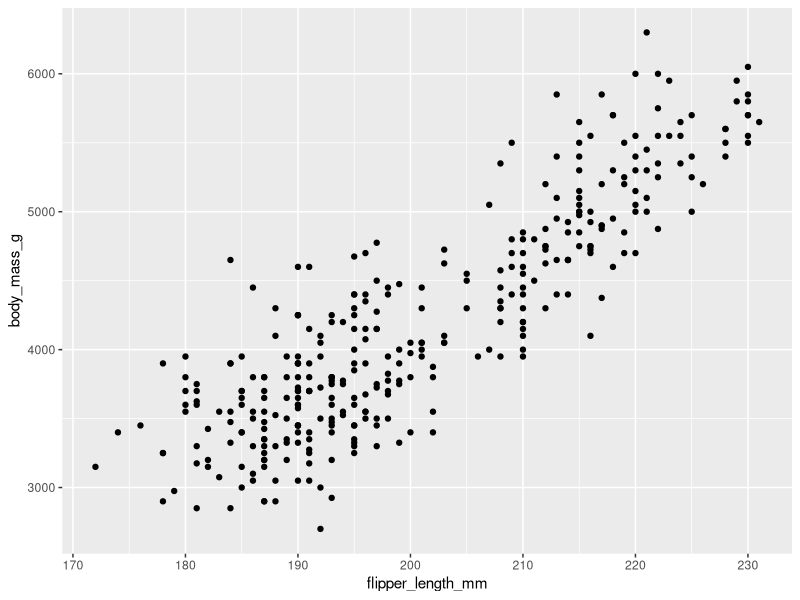
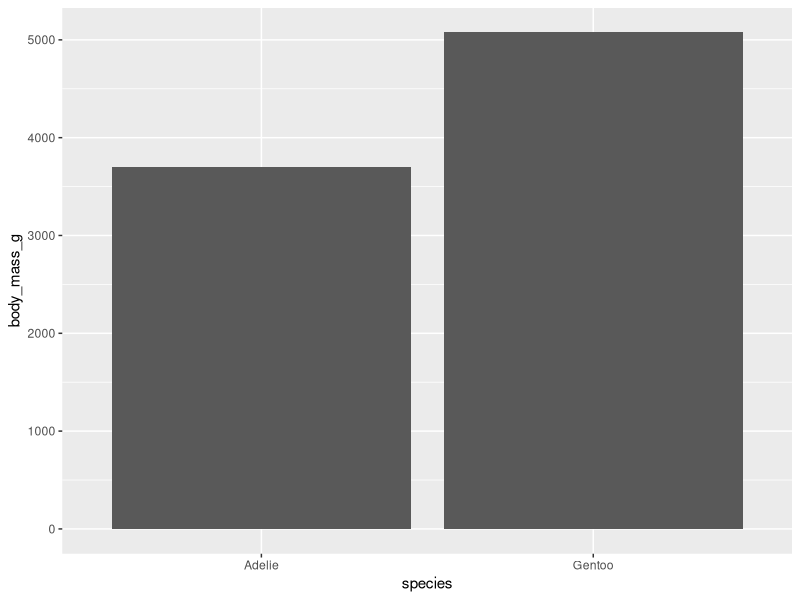

Generate these figures, in order, with R:
## ---- chunk 1
library(tidyverse)
library(broom)
library(knitr)
library(here)
library(palmerpenguins)
## ---- chunk 2
penguins %>%
  ggplot(aes(x=flipper_length_mm, y=body_mass_g)) +
  geom_point()
## ---- chunk 3
penguins %>%
  lm(body_mass_g ~ flipper_length_mm,
     data = .) %>%
  tidy()
## ---- chunk 4
penguins %>%
  filter(species %in% c("Adelie", "Gentoo")) %>%
  group_by(species) %>%
  summarise(body_mass_g = mean(body_mass_g, na.rm=TRUE)) %>%
  ggplot(aes(x=species, y=body_mass_g)) +
  geom_bar(stat = "identity")
## ---- chunk 5
penguins %>%
  filter(species %in% c("Adelie", "Gentoo")) %>%
  lm(body_mass_g ~ species,
     data = .) %>%
  tidy()
## ---- chunk 6
with(penguins, cor.test(flipper_length_mm, body_mass_g)) %>%
  tidy()
## ---- chunk 7
0.8712018 * with(penguins, sd(body_mass_g, na.rm = TRUE) / sd(flipper_length_mm, na.rm = TRUE))
## ---- chunk 8
penguins %>%
  lm(body_mass_g ~ flipper_length_mm,
     data = .) %>%
  tidy()
## ---- chunk 9
with(penguins %>% filter(species %in% c("Adelie", "Gentoo")),
     t.test(body_mass_g ~ species, var.equal = TRUE)) %>%
  tidy()
## ---- chunk 10
penguins %>%
  filter(species %in% c("Adelie", "Gentoo")) %>%
  lm(body_mass_g ~ species,
     data = .) %>%
  tidy()
